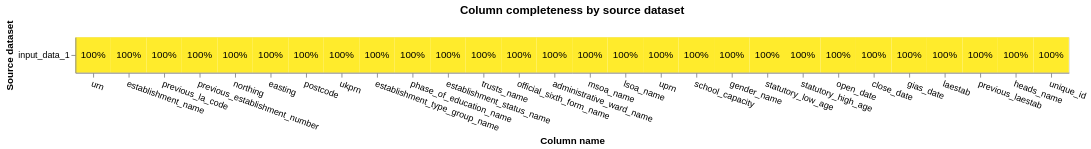

The notebook cell this image was saved under:
### Code cell
completeness_chart(
    gias,
    db_api=db_api)

### Figure 1 — Vega-Lite specification as saved in the notebook (floating-point values rounded to 4 significant figures)
{"config": {"view": {"continuousWidth": 400, "continuousHeight": 300}}, "layer": [{"mark": "rect", "encoding": {"color": {"field": "completeness", "legend": null, "scale": {"scheme": "darkred", "zero": true}, "type": "quantitative"}, "tooltip": [{"field": "source_dataset", "title": "Source dataset", "type": "nominal"}, {"field": "total_rows_inc_nulls", "format": ",", "title": "# of records", "type": "quantitative"}, {"field": "column_name", "title": "Column name", "type": "nominal"}, {"field": "total_null_rows", "format": ",", "title": "# of nulls", "type": "quantitative"}, {"field": "completeness", "format": ".1%", "type": "quantitative"}], "x": {"axis": {"labelAngle": 20}, "field": "column_name", "sort": {"field": "mean_comp", "order": "descending"}, "title": "Column name", "type": "nominal"}, "y": {"field": "source_dataset", "title": "Source dataset", "type": "nominal"}}, "title": "Column completeness by source dataset", "transform": [{"joinaggregate": [{"op": "mean", "field": "completeness", "as": "mean_comp"}], "groupby": ["column_name"]}]}, {"mark": {"type": "text"}, "encoding": {"color": {"condition": {"test": "datum['completeness'] < 0.5", "value": "white"}, "value": "black"}, "text": {"field": "completeness", "format": ".0%", "type": "quantitative"}, "x": {"axis": {"labelAngle": 0}, "field": "column_name", "sort": {"field": "mean_comp", "order": "descending"}, "type": "nominal"}, "y": {"field": "source_dataset", "type": "nominal"}}, "transform": [{"joinaggregate": [{"op": "mean", "field": "completeness", "as": "mean_comp"}], "groupby": ["column_name"]}]}], "data": {"name": "data-223fd8605cd75c2e809c8eb7421212d8"}, "height": {"step": 40}, "width": {"step": 40}, "$schema": "https://vega.github.io/schema/vega-lite/v5.9.3.json", "datasets": {"data-223fd8605cd75c2e809c8eb7421212d8": [{"source_dataset": "input_data_1", "column_name": "urn", "total_null_rows": 0, "total_rows_inc_nulls": 67513, "completeness": 1.0}, {"source_dataset": "input_data_1", "column_name": "establishment_name", "total_null_rows": 0, "total_rows_inc_nulls": 67513, "completeness": 1.0}, {"source_dataset": "input_data_1", "column_name": "previous_la_code", "total_null_rows": 0, "total_rows_inc_nulls": 67513, "completeness": 1.0}, {"source_dataset": "input_data_1", "column_name": "previous_establishment_number", "total_null_rows": 0, "total_rows_inc_nulls": 67513, "completeness": 1.0}, {"source_dataset": "input_data_1", "column_name": "northing", "total_null_rows": 0, "total_rows_inc_nulls": 67513, "completeness": 1.0}, {"source_dataset": "input_data_1", "column_name": "easting", "total_null_rows": 0, "total_rows_inc_nulls": 67513, "completeness": 1.0}, {"source_dataset": "input_data_1", "column_name": "postcode", "total_null_rows": 0, "total_rows_inc_nulls": 67513, "completeness": 1.0}, {"source_dataset": "input_data_1", "column_name": "ukprn", "total_null_rows": 0, "total_rows_inc_nulls": 67513, "completeness": 1.0}, {"source_dataset": "input_data_1", "column_name": "establishment_type_group_name", "total_null_rows": 0, "total_rows_inc_nulls": 67513, "completeness": 1.0}, {"source_dataset": "input_data_1", "column_name": "phase_of_education_name", "total_null_rows": 0, "total_rows_inc_nulls": 67513, "completeness": 1.0}, {"source_dataset": "input_data_1", "column_name": "establishment_status_name", "total_null_rows": 0, "total_rows_inc_nulls": 67513, "completeness": 1.0}, {"source_dataset": "input_data_1", "column_name": "trusts_name", "total_null_rows": 0, "total_rows_inc_nulls": 67513, "completeness": 1.0}, {"source_dataset": "input_data_1", "column_name": "official_sixth_form_name", "total_null_rows": 0, "total_rows_inc_nulls": 67513, "completeness": 1.0}, {"source_dataset": "input_data_1", "column_name": "administrative_ward_name", "total_null_rows": 0, "total_rows_inc_nulls": 67513, "completeness": 1.0}, {"source_dataset": "input_data_1", "column_name": "msoa_name", "total_null_rows": 0, "total_rows_inc_nulls": 67513, "completeness": 1.0}, {"source_dataset": "input_data_1", "column_name": "lsoa_name", "total_null_rows": 0, "total_rows_inc_nulls": 67513, "completeness": 1.0}, {"source_dataset": "input_data_1", "column_name": "uprn", "total_null_rows": 0, "total_rows_inc_nulls": 67513, "completeness": 1.0}, {"source_dataset": "input_data_1", "column_name": "school_capacity", "total_null_rows": 0, "total_rows_inc_nulls": 67513, "completeness": 1.0}, {"source_dataset": "input_data_1", "column_name": "gender_name", "total_null_rows": 0, "total_rows_inc_nulls": 67513, "completeness": 1.0}, {"source_dataset": "input_data_1", "column_name": "statutory_low_age", "total_null_rows": 0, "total_rows_inc_nulls": 67513, "completeness": 1.0}, {"source_dataset": "input_data_1", "column_name": "statutory_high_age", "total_null_rows": 0, "total_rows_inc_nulls": 67513, "completeness": 1.0}, {"source_dataset": "input_data_1", "column_name": "open_date", "total_null_rows": 0, "total_rows_inc_nulls": 67513, "completeness": 1.0}, {"source_dataset": "input_data_1", "column_name": "close_date", "total_null_rows": 0, "total_rows_inc_nulls": 67513, "completeness": 1.0}, {"source_dataset": "input_data_1", "column_name": "gias_date", "total_null_rows": 0, "total_rows_inc_nulls": 67513, "completeness": 1.0}, {"source_dataset": "input_data_1", "column_name": "laestab", "total_null_rows": 0, "total_rows_inc_nulls": 67513, "completeness": 1.0}, {"source_dataset": "input_data_1", "column_name": "previous_laestab", "total_null_rows": 0, "total_rows_inc_nulls": 67513, "completeness": 1.0}, {"source_dataset": "input_data_1", "column_name": "heads_name", "total_null_rows": 0, "total_rows_inc_nulls": 67513, "completeness": 1.0}, {"source_dataset": "input_data_1", "column_name": "unique_id", "total_null_rows": 0, "total_rows_inc_nulls": 67513, "completeness": 1.0}]}}
